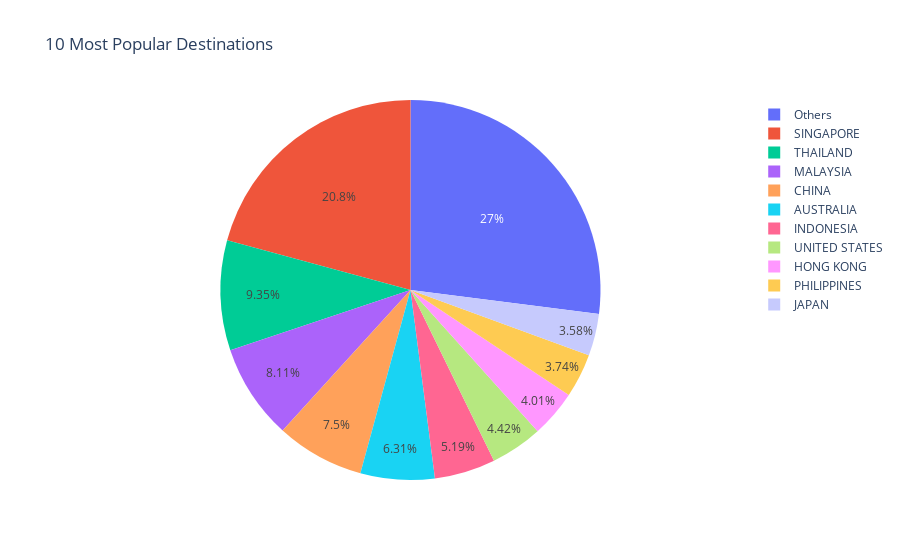

The cell this chart's notebook holds for it:
### Markdown cell above
**10 Destinasi Populer**

### Code cell
df = insurance.groupby(by=['Destination']).size().reset_index(name='counts')
df.nlargest(10,['counts'])
df['DestinationNew'] = np.where(df['counts']>1090, df['Destination'], 'Others')
fig = px.pie(df, values='counts', names='DestinationNew', title='10 Most Popular Destinations')
fig.show()

### Figure 1 — Plotly figure (JSON) as saved in the notebook; plotly's stock layout.template omitted (floating-point values rounded to 4 significant figures; data arrays with more than 128 entries replaced by an {"elided": "..."} marker saying what was removed)
{"data": [{"domain": {"x": [0, 1], "y": [0, 1]}, "hovertemplate": "DestinationNew=%{label}<br>counts=%{value}<extra></extra>", "labels": {"elided": "136 str values"}, "legendgroup": "", "name": "", "showlegend": true, "type": "pie", "values": {"elided": "136 int values"}}], "layout": {"legend": {"tracegroupgap": 0}, "title": {"text": "10 Most Popular Destinations"}}}
